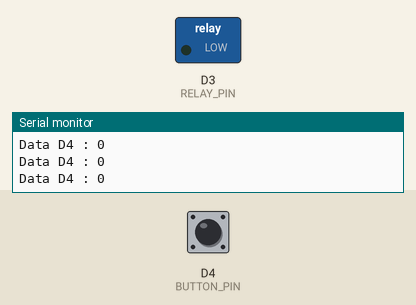
Simulated run of this sketch. Board: ESP8266 (NodeMCU). On the bench: switched loads named in the sketch (green lamp = pin HIGH), the last lines printed to the serial monitor. Dashed ring = blinking. The test bench sets the inputs (shaded band); at power-on: D4 (BUTTON_PIN) LOW.

Above: at 1.2 s.
1.3 s: D4 (BUTTON_PIN) pulled HIGH for 0.15 s
At 2.2 s:
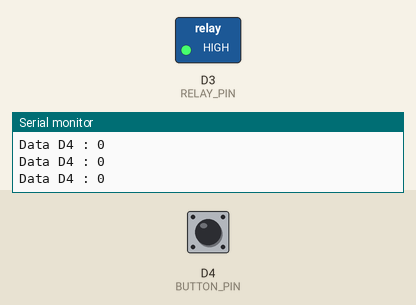
2.9 s: D4 (BUTTON_PIN) pulled HIGH for 1 s
At 3.9 s:
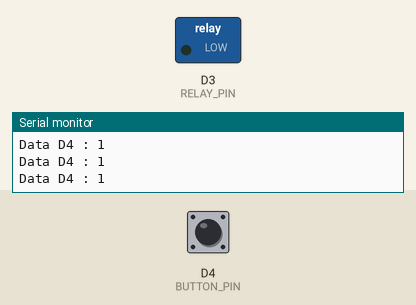
5.4 s: D4 (BUTTON_PIN) pulsed HIGH 5 times (0.12 s each, 0.3 s apart)
At 5.63 s:
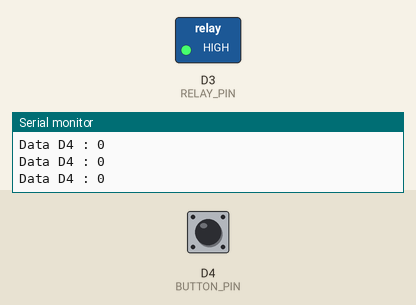
9.9 s: D4 (BUTTON_PIN) driven HIGH
At 10.4 s:
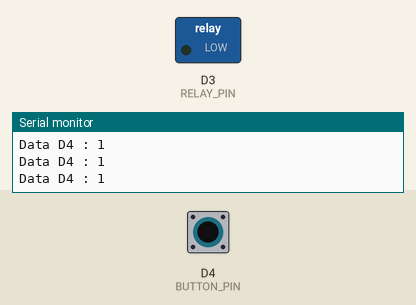
Timing chart, 0 to 12.9 s (numbered marks = the images above; inputs shaded):
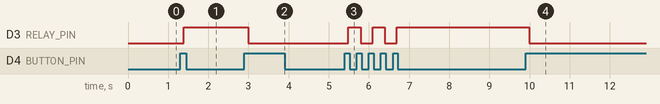

Measured:
- after the input at 1.3 s, D3 (RELAY_PIN): LOW → HIGH after 0.08 s
- after the input at 2.9 s, D3 (RELAY_PIN): HIGH → LOW after 0.10 s
- after the input at 5.4 s, D3 (RELAY_PIN): alternates HIGH for 0.30 s and LOW for 0.30 s, 5 changes in all, then stays HIGH, starting after 0.09 s
- after the input at 9.9 s, D3 (RELAY_PIN): HIGH → LOW after 0.10 s

The sketch:

ClickyRelay.ino
```cpp
#define RELAY_PIN  D3 // Chân điều khiển relay
#define BUTTON_PIN D4    // Chân kết nối với nút nhấn
#define DEBOUNCE_DELAY 50  // Thời gian trễ chống nhiễu

bool relayState = LOW;  // Trạng thái hiện tại của relay
bool lastButtonState = LOW; // Trạng thái cuối cùng của nút nhấn
bool currentButtonState = LOW; // Trạng thái hiện tại của nút nhấn
unsigned long lastDebounceTime = 0; // Thời gian cuối cùng trạng thái thay đổi

void setup() {
  pinMode(RELAY_PIN, OUTPUT);   // Thiết lập chân relay là ngõ ra
  pinMode(BUTTON_PIN, INPUT);   // Thiết lập chân nút nhấn là ngõ vào
  digitalWrite(RELAY_PIN, relayState); // Khởi tạo trạng thái ban đầu của relay
  Serial.begin(9600); // Thiết lập tốc độ truyền Serial
}

void loop() {
  int reading = digitalRead(BUTTON_PIN);
  Serial.print("Data D4 : "); Serial.println(reading);

  // Kiểm tra xem trạng thái nút nhấn đã thay đổi chưa
  if (reading != lastButtonState) {
    lastDebounceTime = millis();
  }

  // Nếu trạng thái nút nhấn ổn định trong một khoảng thời gian
  if ((millis() - lastDebounceTime) > DEBOUNCE_DELAY) {
    // Nếu trạng thái của nút nhấn đã thay đổi
    if (reading != currentButtonState) {
      currentButtonState = reading;

      // Nếu nút nhấn được nhấn (từ LOW sang HIGH)
      if (currentButtonState == HIGH) {
        relayState = !relayState; // Đảo trạng thái của relay
        if(relayState == LOW){
          Serial.println("Turn Off Relay");
        } else {
          Serial.println("Turn On Relay");
        }
        digitalWrite(RELAY_PIN, relayState);
      }
    }
  }

  lastButtonState = reading;
}
```
